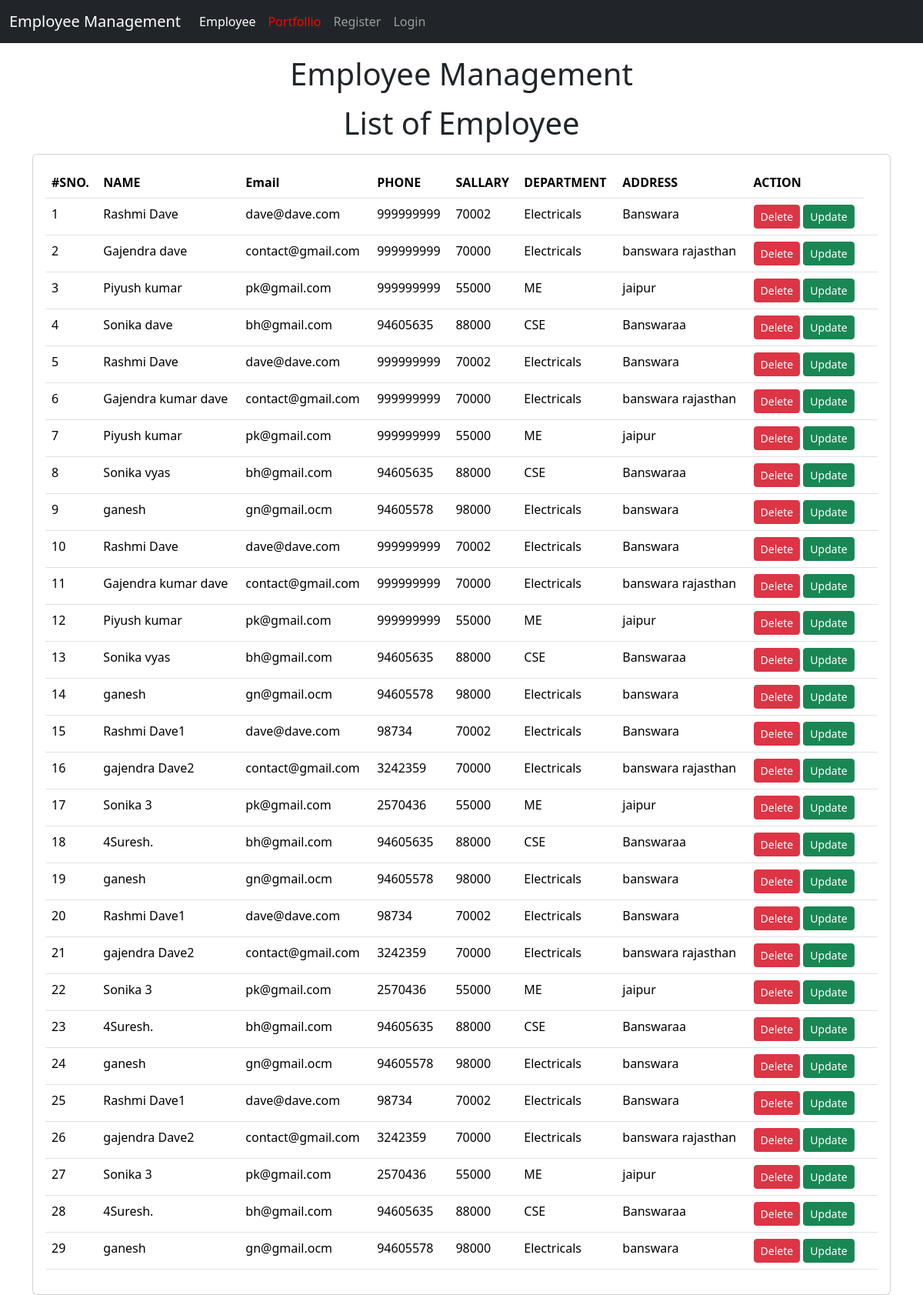
The page /emp/home/ on the database its author committed.
### emp/models.py (models this page shows, shortened)
class Emp(models.Model):
    name=models.CharField(max_length=200)
    email=models.EmailField(max_length=254)
    phone=models.BigIntegerField()
    address=models.CharField(max_length=150)
    sallary=models.IntegerField()
    department=models.CharField(max_length=20)

### emp/views.py (the view)
# urls.py: path('home/',employee,name='emp'),
def employee(request):
    emps=Emp.objects.all()
    return render(request,"emp/home.html",{'emps':emps})

### templates/emp/home.html (shortened to what this page needs)
 {% extends 'base.html' %}
{% block content %}
     <h1 class="text-center my-3">Employee Management</h1>
    <h1 class="text-center my-3">List of Employee </h1>
    <div class="container">
        <div class="row">
            <div class="col-md-12">
                <div class="card">
                    <div class="card-body">
                        <table class="table">
                            <thead>
                                <tr>
                                    <th>#SNO.</th>
                                    <th>NAME</th>
                                    <th>Email</th>
                                    <th>PHONE</th>
                                    <th>SALLARY</th>
                                    <th>DEPARTMENT</th>
                                    <th>ADDRESS</th>
                                    <th>ACTION</th>
                                </tr>
                            </thead>
                            <tbody>
                                {% for e in emps %}
                                    <tr>
                                        <td>{{ forloop.counter }}</td>
                                        <td>{{e.name}}</td>
                                        <td>{{e.email}}</td>
                                        <td>{{e.phone}}</td>
                                        <td>{{e.sallary}}</td>
                                        <td>{{e.department}}</td>
                                        <td>{{e.address}}</td>
                                        <td>
                                            <a href="/emp/delete-emp/{{e.id}}" class="btn btn-danger btn-sm">Delete</a>
                                            <a href="/emp/update-emp/{{e.id}}" class="btn btn-success btn-sm">Update</a>
                                        </td>
                                        <td> </td>
                                    </tr>
                                {% endfor %}
                            </tbody>
                        </table>
                    </div>
                </div>
            </div>
        </div>
    </div>
    {% endblock content %}

### rows shown on the page
Emp: name "Rashmi Dave", email "dave@dave.com", phone "999999999", sallary "70002", department "Electricals", address "Banswara"
Emp: name "Gajendra dave", email "contact@gmail.com", phone "999999999", sallary "70000", department "Electricals", address "banswara rajasthan"
Emp: name "Piyush kumar", email "pk@gmail.com", phone "999999999", sallary "55000", department "ME", address "jaipur"
Emp: name "Sonika dave", email "bh@gmail.com", phone "94605635", sallary "88000", department "CSE", address "Banswaraa"
Emp: name "Rashmi Dave", email "dave@dave.com", phone "999999999", sallary "70002", department "Electricals", address "Banswara"
Emp: name "Gajendra kumar dave", email "contact@gmail.com", phone "999999999", sallary "70000", department "Electricals", address "banswara rajasthan"
Emp: name "Piyush kumar", email "pk@gmail.com", phone "999999999", sallary "55000", department "ME", address "jaipur"
Emp: name "Sonika vyas", email "bh@gmail.com", phone "94605635", sallary "88000", department "CSE", address "Banswaraa"
Emp: name "ganesh", email "gn@gmail.ocm", phone "94605578", sallary "98000", department "Electricals", address "banswara"
Emp: name "Rashmi Dave", email "dave@dave.com", phone "999999999", sallary "70002", department "Electricals", address "Banswara"
Emp: name "Gajendra kumar dave", email "contact@gmail.com", phone "999999999", sallary "70000", department "Electricals", address "banswara rajasthan"
Emp: name "Piyush kumar", email "pk@gmail.com", phone "999999999", sallary "55000", department "ME", address "jaipur"
Emp: name "Sonika vyas", email "bh@gmail.com", phone "94605635", sallary "88000", department "CSE", address "Banswaraa"
Emp: name "ganesh", email "gn@gmail.ocm", phone "94605578", sallary "98000", department "Electricals", address "banswara"
Emp: name "Rashmi Dave1", email "dave@dave.com", phone "98734", sallary "70002", department "Electricals", address "Banswara"
Emp: name "gajendra Dave2", email "contact@gmail.com", phone "3242359", sallary "70000", department "Electricals", address "banswara rajasthan"
Emp: name "Sonika 3", email "pk@gmail.com", phone "2570436", sallary "55000", department "ME", address "jaipur"
Emp: name "4Suresh.", email "bh@gmail.com", phone "94605635", sallary "88000", department "CSE", address "Banswaraa"
Emp: name "ganesh", email "gn@gmail.ocm", phone "94605578", sallary "98000", department "Electricals", address "banswara"
Emp: name "Rashmi Dave1", email "dave@dave.com", phone "98734", sallary "70002", department "Electricals", address "Banswara"
Emp: name "gajendra Dave2", email "contact@gmail.com", phone "3242359", sallary "70000", department "Electricals", address "banswara rajasthan"
Emp: name "Sonika 3", email "pk@gmail.com", phone "2570436", sallary "55000", department "ME", address "jaipur"
Emp: name "4Suresh.", email "bh@gmail.com", phone "94605635", sallary "88000", department "CSE", address "Banswaraa"
Emp: name "ganesh", email "gn@gmail.ocm", phone "94605578", sallary "98000", department "Electricals", address "banswara"
Emp: name "Rashmi Dave1", email "dave@dave.com", phone "98734", sallary "70002", department "Electricals", address "Banswara"
Emp: name "gajendra Dave2", email "contact@gmail.com", phone "3242359", sallary "70000", department "Electricals", address "banswara rajasthan"
Emp: name "Sonika 3", email "pk@gmail.com", phone "2570436", sallary "55000", department "ME", address "jaipur"
Emp: name "4Suresh.", email "bh@gmail.com", phone "94605635", sallary "88000", department "CSE", address "Banswaraa"
Emp: name "ganesh", email "gn@gmail.ocm", phone "94605578", sallary "98000", department "Electricals", address "banswara"
